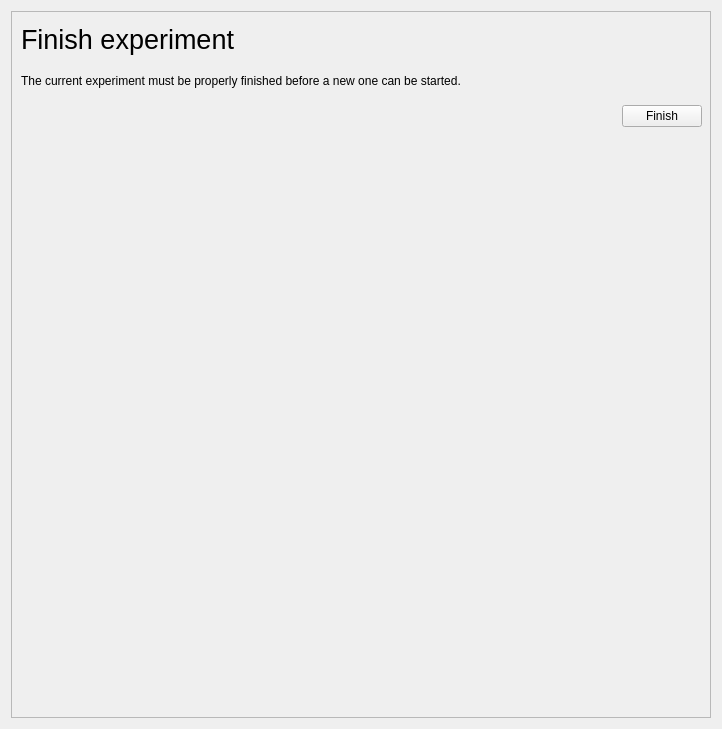
<?xml version="1.0" encoding="UTF-8"?>
<ui version="4.0">
 <class>Form</class>
 <widget class="QWidget" name="Form">
  <property name="geometry">
   <rect>
    <x>0</x>
    <y>0</y>
    <width>722</width>
    <height>729</height>
   </rect>
  </property>
  <property name="sizePolicy">
   <sizepolicy hsizetype="Expanding" vsizetype="Preferred">
    <horstretch>0</horstretch>
    <verstretch>0</verstretch>
   </sizepolicy>
  </property>
  <property name="windowTitle">
   <string>Form</string>
  </property>
  <layout class="QVBoxLayout" name="verticalLayout">
   <item>
    <widget class="QFrame" name="frame">
     <property name="sizePolicy">
      <sizepolicy hsizetype="Expanding" vsizetype="Expanding">
       <horstretch>0</horstretch>
       <verstretch>0</verstretch>
      </sizepolicy>
     </property>
     <property name="frameShape">
      <enum>QFrame::StyledPanel</enum>
     </property>
     <property name="frameShadow">
      <enum>QFrame::Raised</enum>
     </property>
     <widget class="QWidget" name="finishBox" native="true">
      <property name="geometry">
       <rect>
        <x>10</x>
        <y>10</y>
        <width>681</width>
        <height>106</height>
       </rect>
      </property>
      <property name="sizePolicy">
       <sizepolicy hsizetype="Expanding" vsizetype="Expanding">
        <horstretch>0</horstretch>
        <verstretch>0</verstretch>
       </sizepolicy>
      </property>
      <layout class="QGridLayout" name="gridLayout_2">
       <item row="2" column="0">
        <spacer name="horizontalSpacer">
         <property name="orientation">
          <enum>Qt::Horizontal</enum>
         </property>
         <property name="sizeHint" stdset="0">
          <size>
           <width>0</width>
           <height>20</height>
          </size>
         </property>
        </spacer>
       </item>
       <item row="0" column="0">
        <widget class="QLabel" name="label_2">
         <property name="font">
          <font>
           <pointsize>20</pointsize>
          </font>
         </property>
         <property name="styleSheet">
          <string notr="true">font-size: 20pt;</string>
         </property>
         <property name="text">
          <string>Finish experiment</string>
         </property>
        </widget>
       </item>
       <item row="1" column="0" colspan="2">
        <widget class="QLabel" name="label">
         <property name="sizePolicy">
          <sizepolicy hsizetype="Expanding" vsizetype="Preferred">
           <horstretch>0</horstretch>
           <verstretch>0</verstretch>
          </sizepolicy>
         </property>
         <property name="text">
          <string>The current experiment must be properly finished before a new one can be started.</string>
         </property>
        </widget>
       </item>
       <item row="2" column="1">
        <widget class="QPushButton" name="finishButton">
         <property name="sizePolicy">
          <sizepolicy hsizetype="Fixed" vsizetype="Fixed">
           <horstretch>0</horstretch>
           <verstretch>0</verstretch>
          </sizepolicy>
         </property>
         <property name="text">
          <string>Finish</string>
         </property>
        </widget>
       </item>
      </layout>
     </widget>
    </widget>
   </item>
  </layout>
 </widget>
 <resources/>
 <connections/>
</ui>
